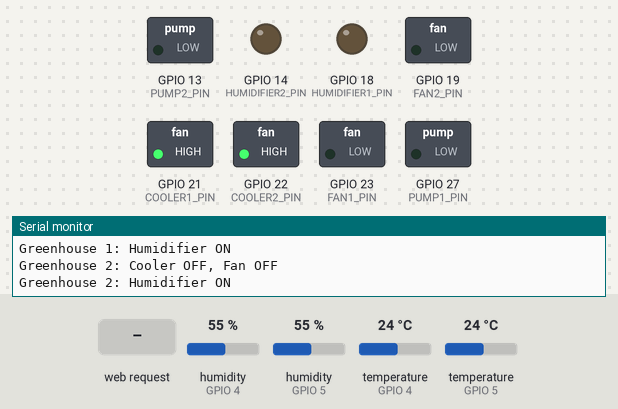
A sketch run on a simulated ESP32. Parts: switched loads named in the sketch (green lamp = pin HIGH), output pins drawn as LEDs (lit = HIGH), the last lines printed to the serial monitor. The inputs (shaded band) are chosen by the test bench; at power-on: humidity (sensors on GPIO 4, GPIO 5) 55 %, temperature (sensors on GPIO 5, GPIO 4) 24 °C. WiFi joins after 1.5 s; servers stay silent unless stated.

Above: at 2.7 s.
2.8 s: humidity (sensor on GPIO 4) set to 68 %
7.8 s: humidity (sensor on GPIO 4) set to 71 %
At 12.8 s:
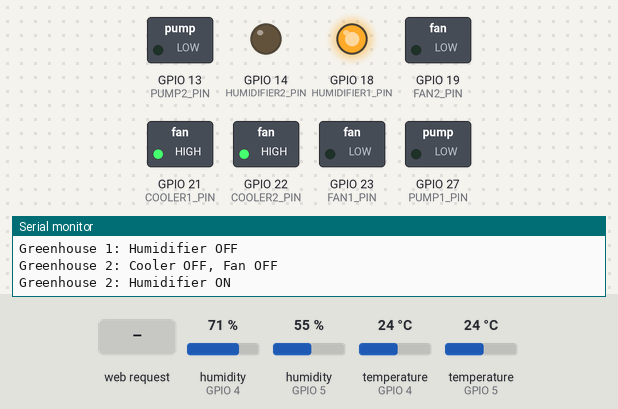
13.1 s: temperature (sensor on GPIO 5) set to 27 °C
17.9 s: temperature (sensor on GPIO 5) set to 30 °C
At 22.6 s:
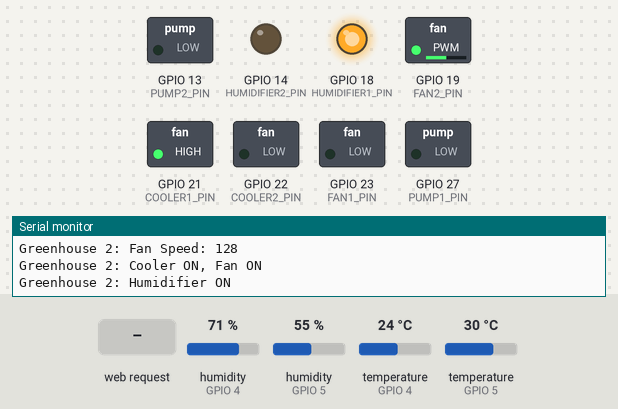
23.3 s: HTTP request GET /setFan2Speed?value=mode received
At 24.5 s:
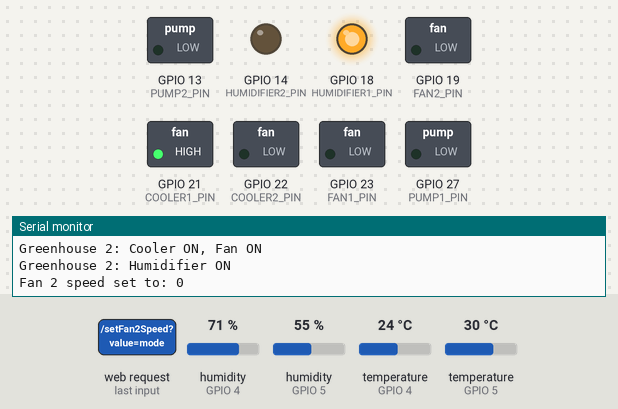
24.8 s: humidity (sensor on GPIO 5) set to 68 %
28.0 s: humidity (sensor on GPIO 5) set to 71 %
At 32.6 s:
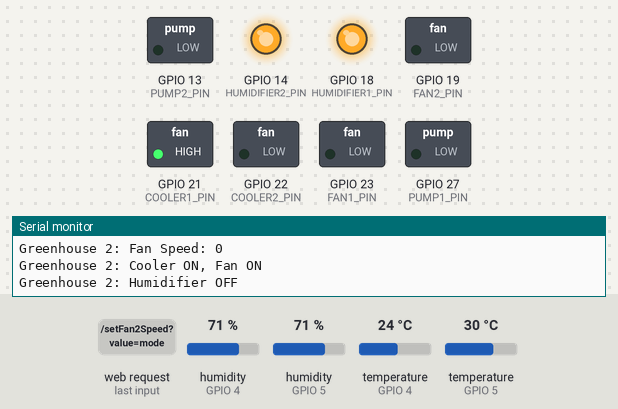
Timing chart, 0 to 34.1 s (numbered marks = the images above; inputs shaded):
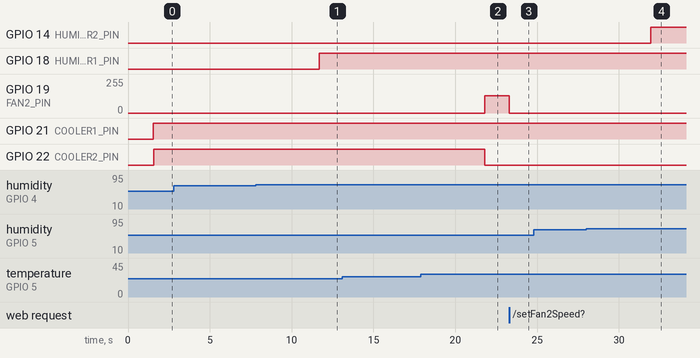

The sketch:

BigGreenHouse_working.ino
```cpp
#include <WiFi.h>
#include <AsyncTCP.h>
#include <ESPAsyncWebServer.h>
#include <DHT.h>

// ==== Pin Definitions for ESP32 Devkit V1 ====
// ==== Pin Definitions for ESP32 Devkit V1 (Safe & Available) ====
#define DHT1_PIN 4
#define FAN1_PIN 23
#define COOLER1_PIN 21
#define HUMIDIFIER1_PIN 18
#define PUMP1_PIN 27

#define DHT2_PIN 5
#define FAN2_PIN 19
#define COOLER2_PIN 22
#define HUMIDIFIER2_PIN 14
#define PUMP2_PIN 13

#define RELAY_ON LOW
#define RELAY_OFF HIGH

#define DHTTYPE DHT11
DHT dht1(DHT1_PIN, DHTTYPE);
DHT dht2(DHT2_PIN, DHTTYPE);

AsyncWebServer server(80);

bool isManualMode = false;
int fan1Speed = 128;
int fan2Speed = 128;
bool cooler1State = false, cooler2State = false;
bool humidifier1State = false, humidifier2State = false;
bool pump1State = false, pump2State = false;

void autoControl(float temp1, float hum1, float temp2, float hum2) {
  Serial.println("Auto mode control active");
  Serial.print("Temp1: "); Serial.print(temp1); Serial.print(" C, Hum1: "); Serial.print(hum1); Serial.println(" %");
  Serial.print("Temp2: "); Serial.print(temp2); Serial.print(" C, Hum2: "); Serial.print(hum2); Serial.println(" %");

  // Greenhouse 1
  if (temp1 > 28.0) {
    digitalWrite(COOLER1_PIN, RELAY_ON);
    analogWrite(FAN1_PIN, fan1Speed);
    Serial.print("Greenhouse 1: Fan Speed: "); Serial.println(fan1Speed);
    Serial.println("Greenhouse 1: Cooler ON, Fan ON");
  } else {
    digitalWrite(COOLER1_PIN, RELAY_OFF);
    analogWrite(FAN1_PIN, 0);
    Serial.println("Greenhouse 1: Cooler OFF, Fan OFF");
  }
  digitalWrite(HUMIDIFIER1_PIN, hum1 < 70 ? RELAY_ON : RELAY_OFF);
  Serial.print("Greenhouse 1: Humidifier "); Serial.println(hum1 < 70 ? "ON" : "OFF");

  // Greenhouse 2
  if (temp2 > 28.0) {
    digitalWrite(COOLER2_PIN, RELAY_ON);
    analogWrite(FAN2_PIN, fan2Speed);
    Serial.print("Greenhouse 2: Fan Speed: "); Serial.println(fan2Speed);
    Serial.println("Greenhouse 2: Cooler ON, Fan ON");
  } else {
    digitalWrite(COOLER2_PIN, RELAY_OFF);
    analogWrite(FAN2_PIN, 0);
    Serial.println("Greenhouse 2: Cooler OFF, Fan OFF");
  }
  digitalWrite(HUMIDIFIER2_PIN, hum2 < 70 ? RELAY_ON : RELAY_OFF);
  Serial.print("Greenhouse 2: Humidifier "); Serial.println(hum2 < 70 ? "ON" : "OFF");
}

void setupWebServer() {
  server.on("/", HTTP_GET, [](AsyncWebServerRequest *request){
    request->send(200, "text/html", R"rawliteral(
      <!DOCTYPE html><html><head><meta name='viewport' content='width=device-width, initial-scale=1.0'><style>
        body { font-family: Arial; padding: 20px; }
        h2 { text-align: center; }
        .section { margin-bottom: 30px; padding: 10px; border: 1px solid #ccc; border-radius: 8px; }
        .label { font-weight: bold; }
        input[type=range] { width: 100%; }
        .toggle, .slider-label { display: flex; justify-content: space-between; align-items: center; margin: 5px 0; }
        button { padding: 6px 12px; border: none; background-color: #28a745; color: white; border-radius: 4px; cursor: pointer; }
        button:hover { background-color: #218838; }
      </style></head><body>
      <h2>Dual Greenhouse Control Panel</h2>
      <div class='section'>
        <h3>Fan Speed Control</h3>
        <div class='slider-label'><span>Fan 1</span><input type='range' min='0' max='255' value='128' id='fan1Slider'></div>
        <div class='slider-label'><span>Fan 2</span><input type='range' min='0' max='255' value='128' id='fan2Slider'></div>
      </div>

      <div class='section'>
        <h3>Manual Controls</h3>
        <div class='toggle'><span>Cooler 1</span><button onclick='toggle("cooler1")'>Toggle</button></div>
        <div class='toggle'><span>Cooler 2</span><button onclick='toggle("cooler2")'>Toggle</button></div>
        <div class='toggle'><span>Humidifier 1</span><button onclick='toggle("humidifier1")'>Toggle</button></div>
        <div class='toggle'><span>Humidifier 2</span><button onclick='toggle("humidifier2")'>Toggle</button></div>
        <div class='toggle'><span>Pump 1</span><button onclick='toggle("pump1")'>Toggle</button></div>
        <div class='toggle'><span>Pump 2</span><button onclick='toggle("pump2")'>Toggle</button></div>
      </div>

      <div class='section'>
        <h3>Mode</h3>
        <button onclick='toggle("mode")'>Toggle Auto/Manual</button>
      </div>

      <script>
        document.getElementById("fan1Slider").oninput = function() {
          fetch("/setFan1Speed?value=" + this.value);
        };
        document.getElementById("fan2Slider").oninput = function() {
          fetch("/setFan2Speed?value=" + this.value);
        };
        function toggle(device) {
          fetch("/toggle?device=" + device);
        }
      </script>
      </body></html>
    )rawliteral");
  });

  server.on("/setFan1Speed", HTTP_GET, [](AsyncWebServerRequest *request){
    fan1Speed = request->getParam("value")->value().toInt();
    analogWrite(FAN1_PIN, fan1Speed);
    Serial.print("Fan 1 speed set to: "); Serial.println(fan1Speed);
    request->send(200, "text/plain", "OK");
  });

  server.on("/setFan2Speed", HTTP_GET, [](AsyncWebServerRequest *request){
    fan2Speed = request->getParam("value")->value().toInt();
    analogWrite(FAN2_PIN, fan2Speed);
    Serial.print("Fan 2 speed set to: "); Serial.println(fan2Speed);
    request->send(200, "text/plain", "OK");
  });

  server.on("/toggle", HTTP_GET, [](AsyncWebServerRequest *request){
    String device = request->getParam("device")->value();
    if (device == "mode") {
      isManualMode = !isManualMode;
      Serial.print("Mode toggled to: "); Serial.println(isManualMode ? "Manual" : "Auto");
    } else if (isManualMode) {
      if (device == "cooler1") { cooler1State = !cooler1State; digitalWrite(COOLER1_PIN, cooler1State ? RELAY_ON : RELAY_OFF); }
      if (device == "cooler2") { cooler2State = !cooler2State; digitalWrite(COOLER2_PIN, cooler2State ? RELAY_ON : RELAY_OFF); }
      if (device == "humidifier1") { humidifier1State = !humidifier1State; digitalWrite(HUMIDIFIER1_PIN, humidifier1State ? RELAY_ON : RELAY_OFF); }
      if (device == "humidifier2") { humidifier2State = !humidifier2State; digitalWrite(HUMIDIFIER2_PIN, humidifier2State ? RELAY_ON : RELAY_OFF); }
      if (device == "pump1") { pump1State = !pump1State; digitalWrite(PUMP1_PIN, pump1State ? RELAY_ON : RELAY_OFF); }
      if (device == "pump2") { pump2State = !pump2State; digitalWrite(PUMP2_PIN, pump2State ? RELAY_ON : RELAY_OFF); }
      Serial.print("Toggled device: "); Serial.println(device);
    }
    request->send(200, "text/plain", "OK");
  });

  server.begin();
}

void setup() {
  Serial.begin(115200);
  Serial.println("Starting setup...");

  pinMode(COOLER1_PIN, OUTPUT);
  pinMode(HUMIDIFIER1_PIN, OUTPUT);
  pinMode(PUMP1_PIN, OUTPUT);

  pinMode(COOLER2_PIN, OUTPUT);
  pinMode(HUMIDIFIER2_PIN, OUTPUT);
  pinMode(PUMP2_PIN, OUTPUT);

  pinMode(FAN1_PIN, OUTPUT);
  pinMode(FAN2_PIN, OUTPUT);

  dht1.begin();
  dht2.begin();

  WiFi.begin("iQOO Z3 5G", "123456798");
  unsigned long start = millis();
  while (WiFi.status() != WL_CONNECTED && millis() - start < 5000) {
    delay(500);
    Serial.print(".");
  }
  if (WiFi.status() == WL_CONNECTED) {
    Serial.println("\nConnected to WiFi");
    setupWebServer();
  } else {
    Serial.println("\nWiFi not connected, running in auto mode");
  }
}

void loop() {
  float temp1 = dht1.readTemperature();
  float hum1 = dht1.readHumidity();
  float temp2 = dht2.readTemperature();
  float hum2 = dht2.readHumidity();

  Serial.println("\nReading sensor values...");

  if (!isManualMode) {
    autoControl(temp1, hum1, temp2, hum2);
  } else {
    Serial.println("Manual mode active - skipping auto control");
  }

  delay(5000);
}
```

Measured:
- the behaviour switches between 69 and 70 % on humidity (sensor on GPIO 4) (found by bisection; images 0 and 1)
- the behaviour switches between 28 and 29 °C on temperature (sensor on GPIO 5) (found by bisection; images 1 and 2)
- the behaviour switches between 69 and 70 % on humidity (sensor on GPIO 5) (found by bisection; images 3 and 4)
- after the input at 7.8 s, GPIO 18 (HUMIDIFIER1_PIN): LOW → HIGH after 3.9 s
- after the input at 17.9 s, GPIO 19 (FAN2_PIN): 0/255 → 128/255 after 3.9 s; GPIO 22 (COOLER2_PIN): HIGH → LOW after 3.9 s
- after the input at 23.3 s, GPIO 19 (FAN2_PIN): 128/255 → 0/255 at once
- after the input at 28.0 s, GPIO 14 (HUMIDIFIER2_PIN): LOW → HIGH after 3.9 s
